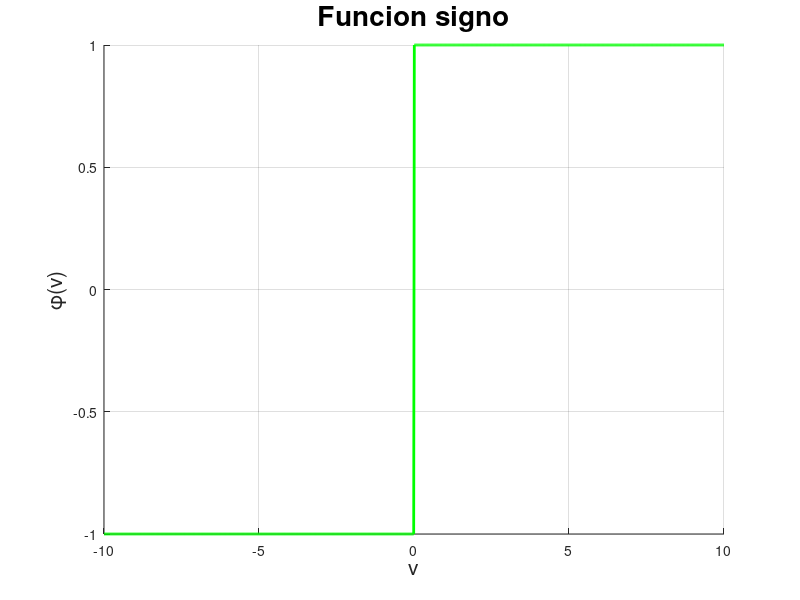

Source code (MATLAB):
% Ian Mu;oz Nu;ez - Funcion signo

close all
clear
clc

n = 1000;

v = linspace(-10, 10, n);

phi = [];
for i=1:n
    if v(i) > 0
        phi(i) = 1;
    elseif v(i) == 0
        phi(i) = 0;
    else
        phi(i) = -1;
    end
end

figure(1)
hold on
grid on

plot(v, phi, 'g', 'LineWidth', 2)

title("Funcion signo", 'FontSize', 20)
xlabel('v', 'FontSize', 15)
ylabel('\phi(v)', 'FontSize', 15)

